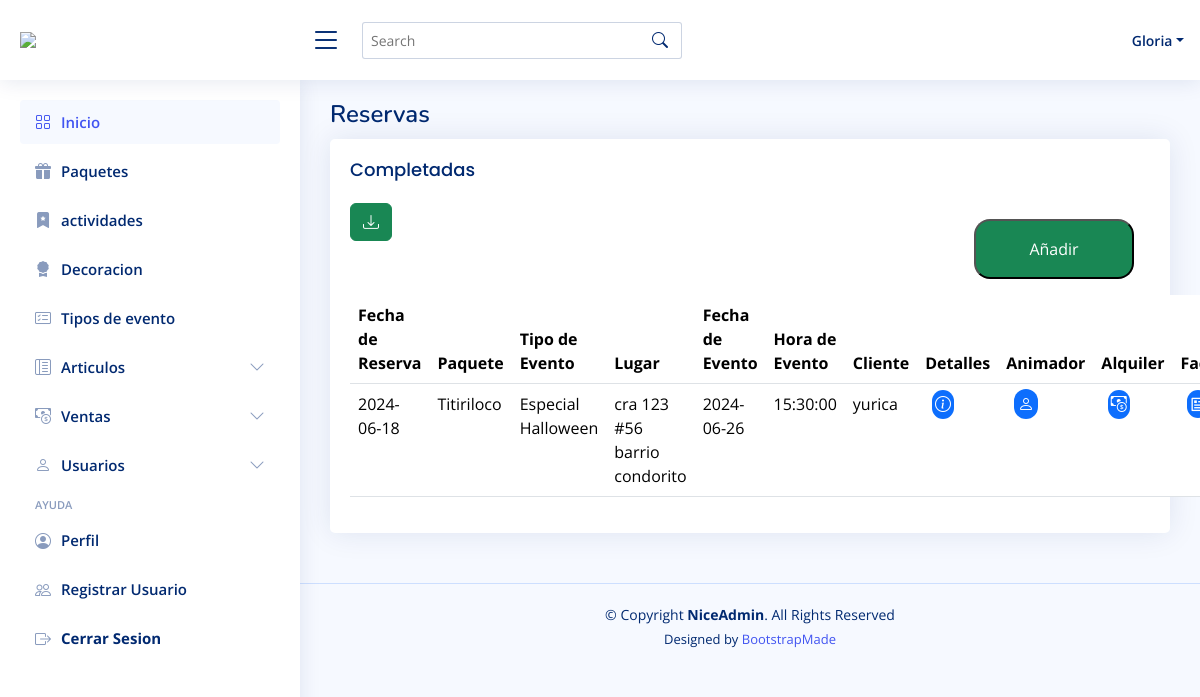
The page /model/administrador/pages/completadas.php (signed in) on the database as committed earlier.
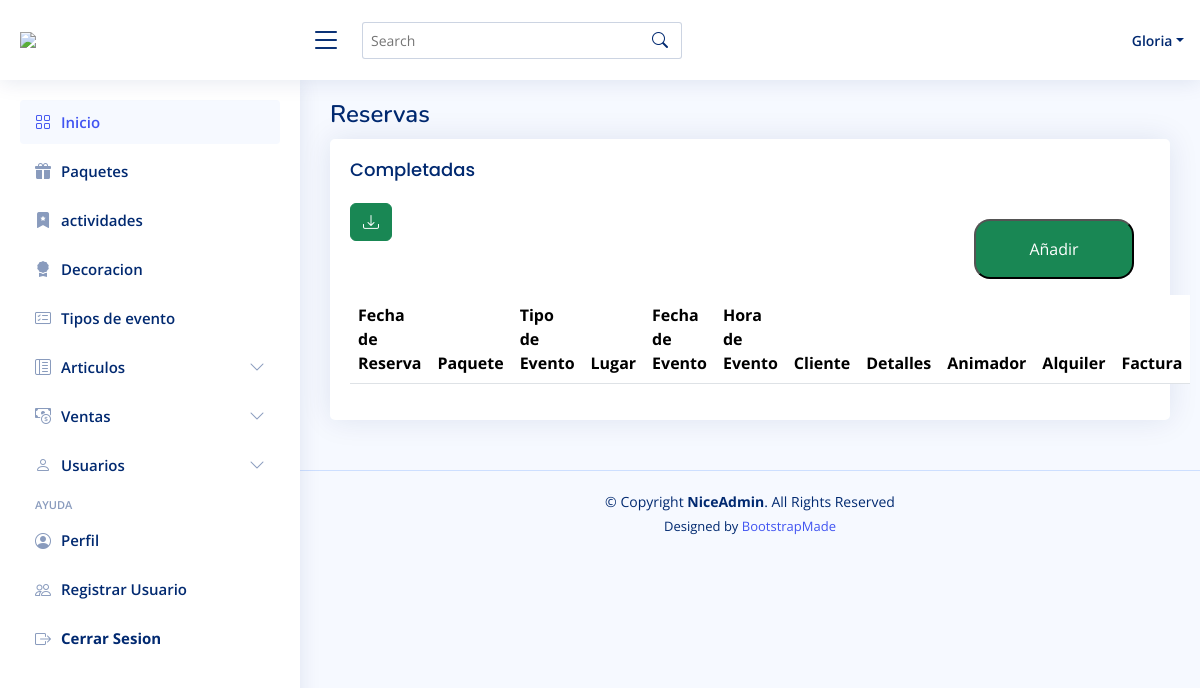
The same page on the database as committed later.
### tables this page shows
CREATE TABLE `eventos` (
  `id_eventos` bigint(20) NOT NULL,
  `fecha_evento` date NOT NULL,
  `id_paquetes` int(11) NOT NULL,
  `id_tipo_e` int(11) NOT NULL,
  `lugar` varchar(50) NOT NULL,
  `cant_ninos` int(11) NOT NULL,
  `f_inicio` date NOT NULL,
  `f_fin` date NOT NULL,
  `hora_inicio` time NOT NULL,
  `hora_fin` time NOT NULL,
  `edad_home` int(11) NOT NULL,
  `descripcion` varchar(50) NOT NULL,
  `cedula` bigint(20) NOT NULL,
  `id_estado` int(11) NOT NULL
);

CREATE TABLE `paquetes` (
  `id_paquetes` int(11) NOT NULL,
  `nombre_paquete` varchar(40) NOT NULL,
  `edad_min` int(11) NOT NULL,
  `edad_max` int(11) NOT NULL,
  `valor` bigint(20) NOT NULL
);

CREATE TABLE `tipo_e` (
  `id_tipo_e` int(11) NOT NULL,
  `tipo_evento` varchar(50) NOT NULL
);

CREATE TABLE `usuarios` (
  `cedula` bigint(20) NOT NULL,
  `nombre` varchar(40) NOT NULL,
  `celular` bigint(20) NOT NULL,
  `contrasena` varchar(100) NOT NULL,
  `correo` varchar(80) NOT NULL,
  `id_tipo_user` int(11) NOT NULL,
  `id_estado` int(11) NOT NULL,
  `nit` bigint(20) NOT NULL,
  `token` varchar(10) NOT NULL
);

### model/administrador/pages/completadas.php (the view, shortened to what this page needs)
<?php
    include 'plantilla.php';
    ?>
<main id="main" class="main">
  <div class="pagetitle">
    <h1>Reservas</h1>
  </div>
  <section class="section">
      <div class="row">
        <div class="col-lg-12">
          <div class="card">
            <div class="card-body">
              <h5 class="card-title">Completadas</h5>
              <input type="submit" class="añadir" id="añadir" value="Añadir" onclick="opendialog();">
              <form method="post" action="funciones/luc_excel.php">
                            <button type="submit" name="luc_excel" class="btn btn-success">
                                <i class="bi bi-download"></i>
                            </button>
                        </form>
              <table class="table datatable">
  <thead>
    <tr>
        <th>Fecha de Reserva</th>
        <th>Paquete</th>
        <th>Tipo de Evento</th>
        <th>Lugar</th>
        <th>Fecha de Evento</th>
        <th>Hora de Evento</th>
        <th>Cliente</th>
        <th>Detalles</th>
        <th>Animador</th>
        <th>Alquiler</th>
        <th>Factura</th>
    </tr>
  </thead>
  <tbody>
    <?php
        $con_paquetes = $con->prepare("SELECT eventos.id_eventos, eventos.fecha_evento, paquetes.nombre_paquete, tipo_e.tipo_evento, eventos.lugar, eventos.cant_ninos, eventos.f_inicio, eventos.f_fin, eventos.hora_inicio, eventos.hora_fin, eventos.edad_home, eventos.descripcion, usuarios.nombre, estados.estado
        FROM eventos
        INNER JOIN paquetes ON paquetes.id_paquetes = eventos.id_paquetes
        INNER JOIN tipo_e ON tipo_e.id_tipo_e = eventos.id_tipo_e
        INNER JOIN usuarios ON usuarios.cedula = eventos.cedula
        INNER JOIN estados ON eventos.id_estado = estados.id_estado
        WHERE eventos.id_estado = 8");
        $con_paquetes->execute();
        $paquetes = $con_paquetes->fetchAll(PDO::FETCH_ASSOC);
        foreach ($paquetes as $fila) {
          $id_eventos= $fila['id_eventos'];
      ?>
      <tr>
        <td><?php echo $fila['fecha_evento'];?></td>
        <td><?php echo $fila['nombre_paquete'];?></td>
        <td><?php echo $fila['tipo_evento'];?></td>
        <td><?php echo $fila['lugar'];?></td>
        <td><?php echo $fila['f_inicio'];?></td>
        <td><?php echo $fila['hora_inicio'];?></td>
        <td><?php echo $fila['nombre'];?></td>
        <td><a href="#" class="boton" onclick="window.open
       ('../actualizar/eventos.php?id=<?php echo $id_eventos ?>','','width= 900,height=655, toolbar=NO');void(null);"><i class="bi bi-info-circle"></i></a></td>
        <td><a href="#" class="boton" onclick="window.open
       ('../detalles/detalle_animador.php?id=<?php echo $id_eventos ?>','','width= 600,height=500, toolbar=NO');void(null);"><i class="bi bi-person"></i></a></td>
        <td><a href="#" class="boton" onclick="window.open
       ('../detalles/detalle_ventas.php?id=<?php echo $id_eventos ?>','','width= 800,height=850, toolbar=NO');void(null);"><i class="bi bi-cash-coin"></i></a></td>
       <td><a href="#" class="boton" onclick="window.open
       ('../detalles/detalle_ventas.php?id=<?php echo $id_eventos ?>','','width= 800,height=850, toolbar=NO');void(null);"><i class="ri-article-line"></i></a></td>
    </tr>
      <?php
        }
      ?>
                </tbody>
              </table>
            </div>
          </div>
        </div>
      </div>
    </section>
  </main>
  <footer id="footer" class="footer">
    <div class="copyright">
      &copy; Copyright <strong><span>NiceAdmin</span></strong>. All Rights Reserved
    </div>
    <div class="credits">
      Designed by <a href="https://bootstrapmade.com/">BootstrapMade</a>
    </div>
  </footer>
</body>
</html>

Rows that differ between the two databases and show on the page:
no longer on this page (row edited): eventos: fecha_evento "2024-06-18", id_paquetes.nombre_paquete "Titiriloco", id_tipo_e.tipo_evento "Especial Halloween", lugar "cra 123 #56 barrio condorito", f_inicio "2024-06-26", hora_inicio "15:30:00", usuarios.nombre "yurica"
